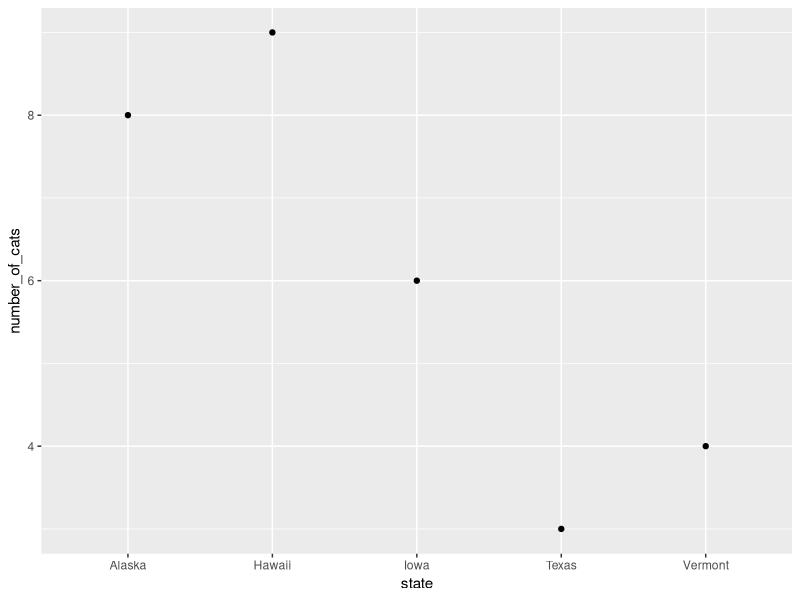

Source code (R):
# Coding with Style 
# Fix this script, using good coding convention. 
# This is a made-up dataset, so you can create any story and associated 
# meaningful variable and filenames to go with it. 
# Put this script into the format for the Outline feature in RStudio

# Load packages -----
library(ggplot2)
library(lme4)

# create dataset -----
df1 <- data.frame(state = c('Iowa','Vermont','Hawaii','Texas','Alaska'), 
                  var1 = c('american goldfinch','hermit thrush','nene',
                           'northern mockingbird','willow ptarmigan'), 
                  snow = c(1, 1, 0, 0, 1),
                  number_of_cats = sample(3:10, 5, replace = TRUE))

# explore dataset -----
ggplot(df1, aes(state, number_of_cats)) + geom_point()

## create new column -----
df1$max = 10

# analyze dataset ------
mod1 <- glm(snow ~ number_of_cats, family = binomial, data = df1)
summary(mod1)

# create a csv file ------
write.csv("database1_15September2021.csv")

#### Haldre - you've got great R code style!